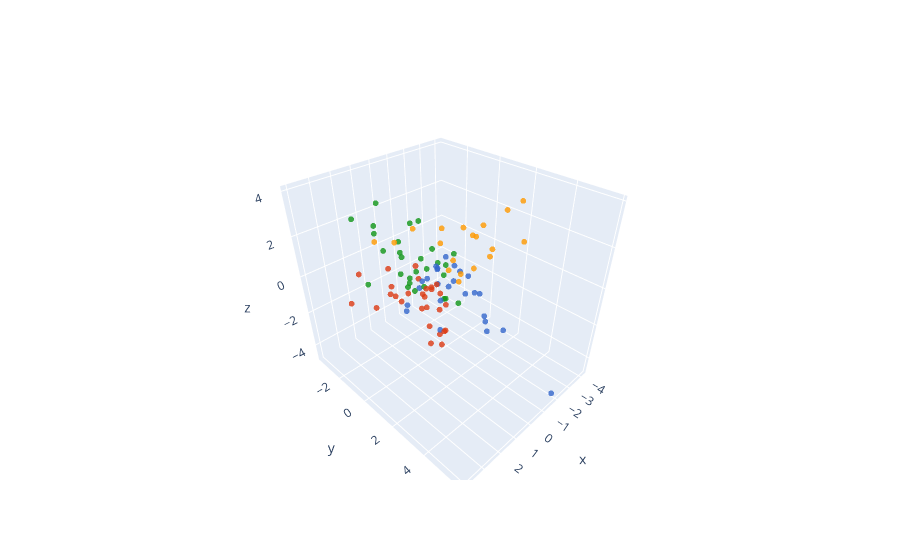
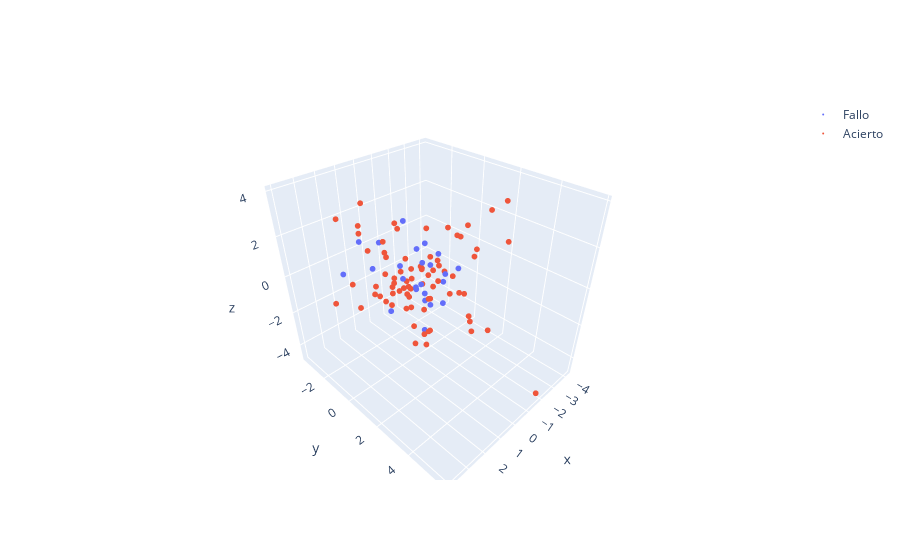

The notebook cell saved with these charts, in order:
### Markdown cell above
### Prueba con clasificación no-binaria

### Code cell
import matplotlib.pyplot as plt  # Importar la biblioteca matplotlib para crear gráficos
import numpy as np  # Importar la biblioteca numpy para manejo de arreglos y funciones matemáticas
from matplotlib import cm  # Importar la biblioteca cm de matplotlib para mapas de colores
import plotly.graph_objects as go  # Importar la biblioteca plotly para crear gráficos interactivos
import plotly.express as px  # Importar la biblioteca express de plotly para gráficos rápidos

from sklearn import datasets  # Importar la biblioteca sklearn para modelos de aprendizaje automático
from sklearn.discriminant_analysis import LinearDiscriminantAnalysis  # Importar el modelo de Análisis Discriminante Lineal

# Generar un conjunto de datos de clasificación
datos, etiquetas = datasets.make_classification(
    n_samples=5000,  # Número de muestras
    n_features=3,  # Número de características
    n_classes=4,  # Número de clases
    n_informative=3,  # Número de características informativas
    n_redundant=0,  # Número de características redundantes
    random_state=42,  # Semilla para la generación de datos aleatorios
)

# Dividir los datos en conjuntos de entrenamiento/prueba
datos_train = datos[:-100,:] # Usar todas las muestras excepto las últimas 100 para el entrenamiento
datos_test = datos[-100:,:]  # Usar las últimas 100 muestras para la prueba

# Dividir los objetivos en conjuntos de entrenamiento/prueba
etiquetas_train = etiquetas[:-100] # Usar todos los objetivos excepto los últimos 100 para el entrenamiento
etiquetas_test = etiquetas[-100:]  # Usar los últimos 100 objetivos para la prueba

# Crear el objeto de Análisis Discriminante Lineal (LDA)
lda = LinearDiscriminantAnalysis()
lda.fit(datos_train , etiquetas_train)  # Ajustar el modelo a los datos de entrenamiento

# Hacer predicciones usando el conjunto de prueba
etiquetas_pred = lda.predict(datos_test)  # Predecir las etiquetas usando el modelo ajustado

fig = go.Figure()  # Crear una nueva figura

acierto = etiquetas_test == etiquetas_pred  # Comparar las etiquetas predichas con las etiquetas reales
colorList = px.colors.qualitative.G10  # Obtener una lista de colores cualitativos

myColors = [colorList[i] for i in etiquetas_test]  # Asignar colores a las etiquetas reales

fig.add_trace(
    go.Scatter3d(
        x=datos_test[:, 0],
        y=datos_test[:, 1],
        z=datos_test[:, 2],
        mode="markers",
        marker=dict(
            size=2,
            color=myColors,  # Asignar colores a los puntos según las etiquetas reales
            opacity=0.8,
        ),
    )
)
fig.show()  # Mostrar el gráfico

fig2 = go.Figure()  # Crear una nueva figura

acierto = etiquetas_test == etiquetas_pred  # Comparar las etiquetas predichas con las etiquetas reales

names = ["Fallo", "Acierto"]  # Nombres para los casos de fallo y acierto

for i in np.unique(acierto):
    idx = acierto == i  # Obtener los índices de los casos de fallo y acierto
    fig2.add_trace(
        go.Scatter3d(
            x=datos_test[idx, 0],
            y=datos_test[idx, 1],
            z=datos_test[idx, 2],
            mode="markers",
            name=names[i],  # Asignar nombres a los casos de fallo y acierto
            marker={"size": 2},
        )
    )
fig2.show()  # Mostrar el gráfico

### Figure 1 — Plotly figure (JSON) as saved in the notebook; plotly's stock layout.template omitted (floating-point values rounded to 4 significant figures)
{"data": [{"marker": {"color": ["#3366CC", "#109618", "#FF9900", "#109618", "#DC3912", "#DC3912", "#FF9900", "#DC3912", "#FF9900", "#FF9900", "#FF9900", "#109618", "#DC3912", "#3366CC", "#3366CC", "#109618", "#DC3912", "#FF9900", "#3366CC", "#3366CC", "#109618", "#3366CC", "#109618", "#DC3912", "#3366CC", "#DC3912", "#3366CC", "#3366CC", "#DC3912", "#DC3912", "#3366CC", "#109618", "#109618", "#DC3912", "#109618", "#109618", "#FF9900", "#DC3912", "#FF9900", "#109618", "#DC3912", "#DC3912", "#3366CC", "#3366CC", "#109618", "#3366CC", "#109618", "#109618", "#DC3912", "#FF9900", "#3366CC", "#3366CC", "#FF9900", "#3366CC", "#FF9900", "#109618", "#109618", "#3366CC", "#109618", "#109618", "#DC3912", "#DC3912", "#DC3912", "#3366CC", "#FF9900", "#3366CC", "#FF9900", "#FF9900", "#DC3912", "#109618", "#DC3912", "#3366CC", "#DC3912", "#DC3912", "#109618", "#3366CC", "#DC3912", "#109618", "#109618", "#3366CC", "#DC3912", "#FF9900", "#3366CC", "#FF9900", "#FF9900", "#109618", "#DC3912", "#3366CC", "#3366CC", "#109618", "#109618", "#FF9900", "#DC3912", "#109618", "#DC3912", "#DC3912", "#109618", "#DC3912", "#109618", "#FF9900"], "opacity": 0.8, "size": 2}, "mode": "markers", "type": "scatter3d", "x": [-1.6, 2.048, -1.265, 0.5987, 1.293, 1.373, -1.814, 1.021, -2.678, -1.286, -2.566, -0.3404, 0.9428, -0.9553, -1.197, 0.6233, 0.1732, -1.712, -0.5201, -0.5524, 1.543, -0.8478, 1.308, 1.531, -1.621, 1.251, -0.3736, 0.1479, 2.424, 0.8054, -0.7195, 1.329, -1.093, 2.373, 1.784, 0.1835, -4.156, -0.2264, 1.289, 1.252, -0.6029, 1.557, -0.9671, -0.9893, 1.033, 0.5203, 1.3, 0.07967, 0.5654, -2.353, -0.919, -1.701, -2.224, -1.911, -1.451, 1.845, 2.333, -1.405, 1.675, 1.483, 0.5685, 1.227, 0.9736, -1.351, -3.017, -1.906, -1.355, -0.9223, 0.8693, 1.597, 0.8117, -1.695, 1.466, 1.24, -0.6375, -1.016, 0.5032, 3.652, -0.4411, 0.9442, 1.276, -1.099, -0.8065, -2.518, 0.7862, -1.425, 1.54, -2.294, 0.1775, 3.989, 1.587, -2.246, 1.104, -2.327, -0.05025, 0.9167, 1.764, 0.07822, 1.869, -0.7818], "y": [1.248, 0.6302, 1.511, -0.2686, -1.224, 1.416, -3.251, 0.8265, 1.276, 0.1418, 2.043, 1.416, 0.2739, -0.5598, -0.8327, 1.496, -0.3862, 1.499, -1.42, 2.963, 2.54, 0.6128, 1.231, -2.265, 0.2671, 1.872, 0.07077, -1.604, -1.994, 0.9256, 2.71, -2.095, -0.681, -3.072, 0.5773, -1.025, 1.939, 0.3747, -2.205, 0.07258, 0.352, -0.9941, -1.705, 2.403, 1.924, -1.224, 0.1, -3.527, -0.3326, 1.423, 1.285, 1.471, 0.5967, -0.9725, 0.5976, 1.652, 1.673, -1.819, 0.01686, 1.108, 0.1975, 1.2, 1.583, 3.25, 2.466, 5.83, 0.575, 1.624, -1.118, -0.09113, -0.6442, -0.1666, 2.212, 2.208, -0.5518, -0.7157, -0.1047, -0.00765, 0.5301, 1.569, -1.371, 0.6978, 0.3293, -1.865, -1.425, -2.332, 2.438, 0.1884, 0.8107, 1.083, -1.73, -1.697, -1.227, -0.8297, 0.334, 1.064, 0.1771, -0.2323, -0.7926, 0.3583], "z": [-1.25, 1.975, 1.938, 0.2327, -0.6904, -2.397, 0.3377, -0.91, 0.6507, 0.1671, 2.893, -1.092, 0.2772, -0.4247, -0.7137, 0.8869, -1.254, 2.301, -1.769, -1.928, 0.7177, -0.534, 1.377, -2.344, -0.5207, -1.661, -0.7268, -2.558, 0.1338, 0.09312, -1.618, 2.067, -0.2334, -2.069, 0.412, 2.165, 0.7132, -1.033, 1.221, 0.3571, -1.895, 0.4867, -1.712, -1.641, 0.1214, -2.523, 0.1396, 2.251, 0.4831, 0.4651, -0.9418, -1.245, -0.4822, -0.379, 1.957, 0.9927, 1.042, -1.817, 0.734, 1.871, -0.9079, -1.625, -0.6479, -2.178, 3.292, -4.703, -0.4064, 2.174, -1.701, 2.191, -1.023, -0.4294, -1.894, -1.254, 0.7563, -0.4114, -1.766, 3.937, 0.4708, -1.784, -1.208, -0.6514, -0.9585, 0.614, 1.302, 1.239, -0.9884, -1.144, -0.9926, 1.857, 1.928, -0.05123, -1.337, -0.3283, -0.4661, 0.1113, 1.87, -0.9174, 1.594, -0.03675]}], "layout": {}}

### Figure 2 — Plotly figure (JSON) as saved in the notebook; plotly's stock layout.template omitted (floating-point values rounded to 4 significant figures)
{"data": [{"marker": {"size": 2}, "mode": "markers", "name": "Fallo", "type": "scatter3d", "x": [-0.3404, 0.9428, 2.424, 0.8054, -1.093, -0.2264, 1.289, -0.6029, 1.557, 0.5203, 0.5654, -2.224, -1.355, -0.6375, -0.4411, 0.9442, -1.099, 0.7862, -1.425, 0.1775, -2.246, -2.327, -0.05025, 0.9167], "y": [1.416, 0.2739, -1.994, 0.9256, -0.681, 0.3747, -2.205, 0.352, -0.9941, -1.224, -0.3326, 0.5967, 0.575, -0.5518, 0.5301, 1.569, 0.6978, -1.425, -2.332, 0.8107, -1.697, -0.8297, 0.334, 1.064], "z": [-1.092, 0.2772, 0.1338, 0.09312, -0.2334, -1.033, 1.221, -1.895, 0.4867, -2.523, 0.4831, -0.4822, -0.4064, 0.7563, 0.4708, -1.784, -0.6514, 1.302, 1.239, -0.9926, -0.05123, -0.3283, -0.4661, 0.1113]}, {"marker": {"size": 2}, "mode": "markers", "name": "Acierto", "type": "scatter3d", "x": [-1.6, 2.048, -1.265, 0.5987, 1.293, 1.373, -1.814, 1.021, -2.678, -1.286, -2.566, -0.9553, -1.197, 0.6233, 0.1732, -1.712, -0.5201, -0.5524, 1.543, -0.8478, 1.308, 1.531, -1.621, 1.251, -0.3736, 0.1479, -0.7195, 1.329, 2.373, 1.784, 0.1835, -4.156, 1.252, -0.9671, -0.9893, 1.033, 1.3, 0.07967, -2.353, -0.919, -1.701, -1.911, -1.451, 1.845, 2.333, -1.405, 1.675, 1.483, 0.5685, 1.227, 0.9736, -1.351, -3.017, -1.906, -0.9223, 0.8693, 1.597, 0.8117, -1.695, 1.466, 1.24, -1.016, 0.5032, 3.652, 1.276, -0.8065, -2.518, 1.54, -2.294, 3.989, 1.587, 1.104, 1.764, 0.07822, 1.869, -0.7818], "y": [1.248, 0.6302, 1.511, -0.2686, -1.224, 1.416, -3.251, 0.8265, 1.276, 0.1418, 2.043, -0.5598, -0.8327, 1.496, -0.3862, 1.499, -1.42, 2.963, 2.54, 0.6128, 1.231, -2.265, 0.2671, 1.872, 0.07077, -1.604, 2.71, -2.095, -3.072, 0.5773, -1.025, 1.939, 0.07258, -1.705, 2.403, 1.924, 0.1, -3.527, 1.423, 1.285, 1.471, -0.9725, 0.5976, 1.652, 1.673, -1.819, 0.01686, 1.108, 0.1975, 1.2, 1.583, 3.25, 2.466, 5.83, 1.624, -1.118, -0.09113, -0.6442, -0.1666, 2.212, 2.208, -0.7157, -0.1047, -0.00765, -1.371, 0.3293, -1.865, 2.438, 0.1884, 1.083, -1.73, -1.227, 0.1771, -0.2323, -0.7926, 0.3583], "z": [-1.25, 1.975, 1.938, 0.2327, -0.6904, -2.397, 0.3377, -0.91, 0.6507, 0.1671, 2.893, -0.4247, -0.7137, 0.8869, -1.254, 2.301, -1.769, -1.928, 0.7177, -0.534, 1.377, -2.344, -0.5207, -1.661, -0.7268, -2.558, -1.618, 2.067, -2.069, 0.412, 2.165, 0.7132, 0.3571, -1.712, -1.641, 0.1214, 0.1396, 2.251, 0.4651, -0.9418, -1.245, -0.379, 1.957, 0.9927, 1.042, -1.817, 0.734, 1.871, -0.9079, -1.625, -0.6479, -2.178, 3.292, -4.703, 2.174, -1.701, 2.191, -1.023, -0.4294, -1.894, -1.254, -0.4114, -1.766, 3.937, -1.208, -0.9585, 0.614, -0.9884, -1.144, 1.857, 1.928, -1.337, 1.87, -0.9174, 1.594, -0.03675]}], "layout": {}}
